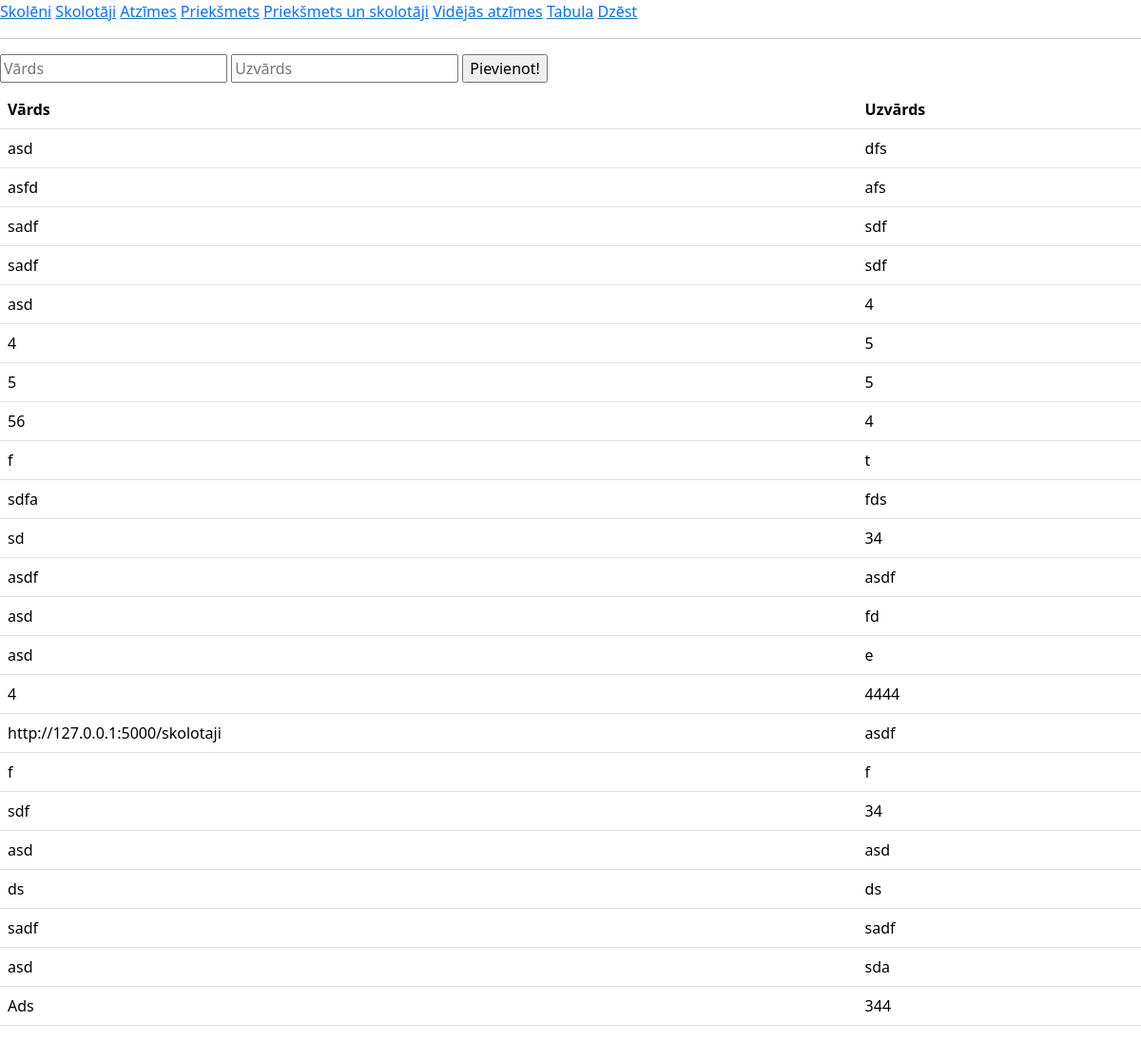
Before: / with the older database file.
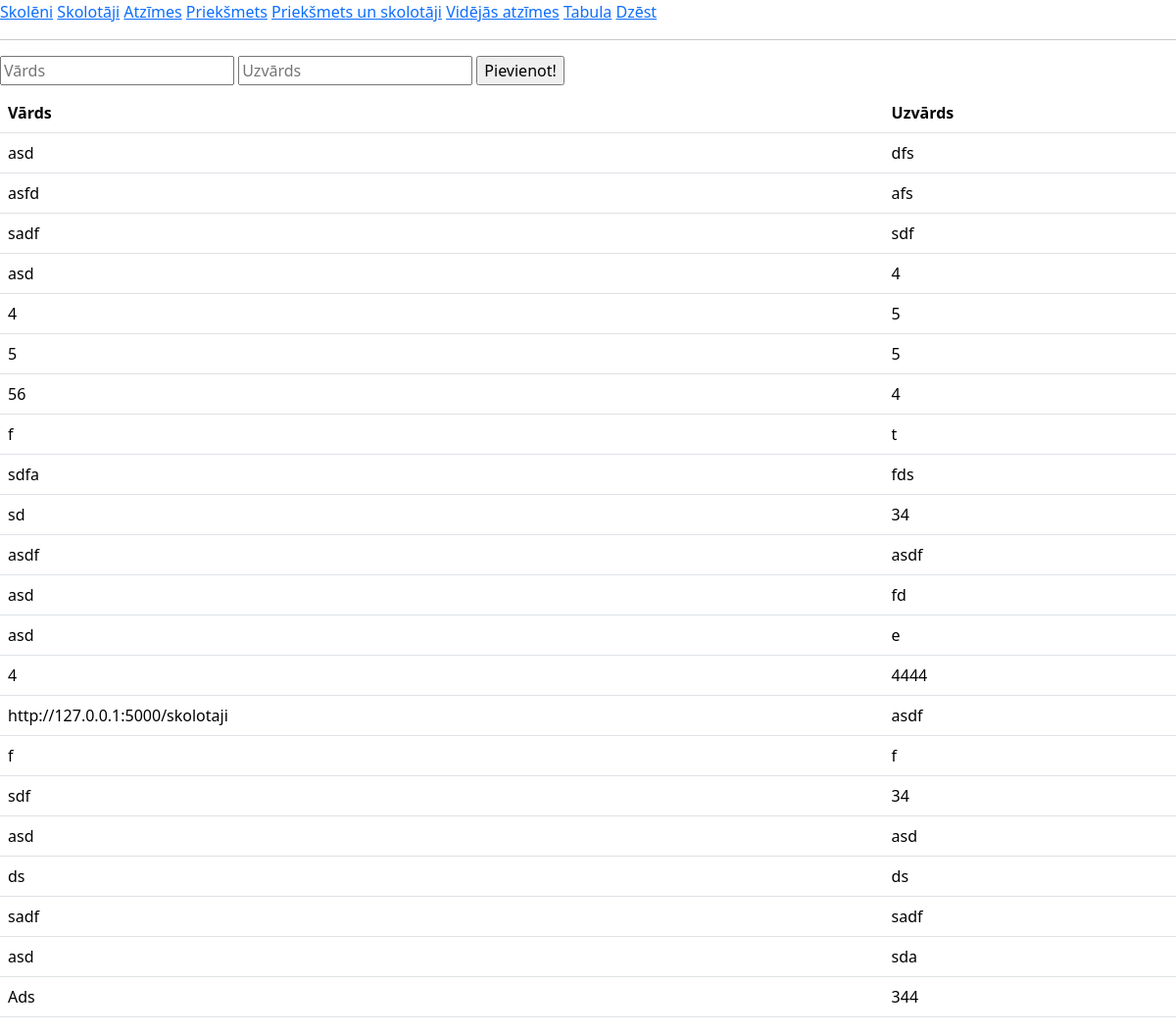
After: the same page with the newer database file.
### tables this page shows
CREATE TABLE skoleni(
        id INTEGER PRIMARY KEY AUTOINCREMENT,
        vards TEXT NOT NULL,
        uzvards TEXT NOT NULL
        );

### main.py (the view, shortened to what this page needs)
@app.route("/", methods=["POST", "GET"])
def skoleni():
    skolenu_db = iegut_skolenus()
    print(skolenu_db)
    return render_template("skoleni.html", aizsutitais = "", skoleni = skolenu_db)

### dati.py (called while the page is built)
def iegut_skolenus():
    cur = conn.cursor()
    cur.execute(
        f"""
        SELECT vards, uzvards FROM skoleni
        """
    )
    conn.commit()
    dati = cur.fetchall()
    return dati

### templates/skoleni.html (shortened to what this page needs)
<!DOCTYPE html>
<html lang="lv">
    <head>
      <link href="https://cdn.jsdelivr.net/npm/bootstrap@5.3.3/dist/css/bootstrap.min.css" rel="stylesheet">
    </head>
    <body>
        <a href="/">Skolēni</a>
        <a href = "/skolotaji">Skolotāji</a>
        <a href = "/atzimes">Atzīmes</a>
        <a href = "/prieksmeti">Priekšmets</a>
        <a href = "/prieksmetiunskolotaji">Priekšmets un skolotāji</a>
        <a href = "/vidatzimes">Vidējās atzīmes</a>
        <a href = "/tabula">Tabula</a>
        <a href = "/dzest">Dzēst</a>
        <hr>
        {% block saturs %}
        <form method="post">
            <input type="text" id="vards" name="vards" placeholder="Vārds">
            <input type="text" id="uzvards" name="uzvards" placeholder="Uzvārds">
            <input type="submit" value="Pievienot!">
        </form>
        <table class="table">
            <tr>
              <th>Vārds</th>
              <th>Uzvārds</th>
            </tr>
            {% for viens in skoleni %}
            <tr>
              <td>{{viens[0]}}</td>
              <td>{{viens[1]}}</td>
            </tr>
            {% endfor %}
          </table>
        {% endblock %}
    </body>
</html>

Changed rows visible on the page:
removed skoleni: vards "sadf", uzvards "sdf"
